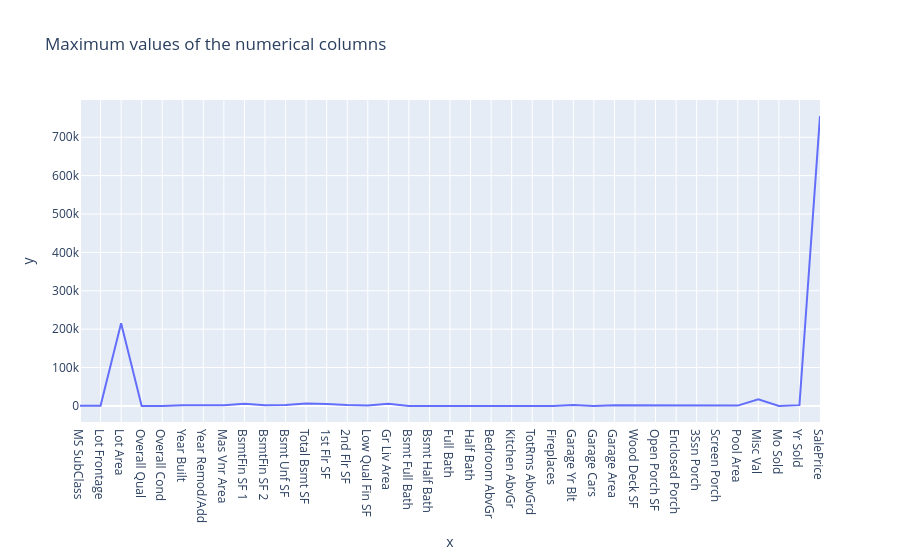

The cell this chart's notebook holds for it:
### Code cell
fig = px.line(x = index, y = num.max(), title="Maximum values of the numerical columns")
fig.update_xaxes(
    tickmode="array",
    tickvals=index,
    ticktext= num.columns)

### Figure 1 — Plotly figure (JSON) as saved in the notebook; plotly's stock layout.template omitted (floating-point values rounded to 4 significant figures)
{"data": [{"hovertemplate": "x=%{x}<br>y=%{y}<extra></extra>", "legendgroup": "", "line": {"color": "#636efa", "dash": "solid"}, "marker": {"symbol": "circle"}, "mode": "lines", "name": "", "orientation": "v", "showlegend": false, "type": "scatter", "x": [0, 1, 2, 3, 4, 5, 6, 7, 8, 9, 10, 11, 12, 13, 14, 15, 16, 17, 18, 19, 20, 21, 22, 23, 24, 25, 26, 27, 28, 29, 30, 31, 32, 33, 34, 35, 36], "xaxis": "x", "y": [190.0, 313.0, 215200.0, 10.0, 9.0, 2010.0, 2010.0, 1600.0, 5644.0, 1526.0, 2336.0, 6110.0, 5095.0, 2065.0, 1064.0, 5642.0, 3.0, 2.0, 4.0, 2.0, 8.0, 3.0, 15.0, 4.0, 2207.0, 5.0, 1488.0, 1424.0, 742.0, 1012.0, 508.0, 576.0, 800.0, 17000.0, 12.0, 2010.0, 755000.0], "yaxis": "y"}], "layout": {"legend": {"tracegroupgap": 0}, "title": {"text": "Maximum values of the numerical columns"}, "xaxis": {"anchor": "y", "domain": [0, 1], "tickmode": "array", "ticktext": ["MS SubClass", "Lot Frontage", "Lot Area", "Overall Qual", "Overall Cond", "Year Built", "Year Remod/Add", "Mas Vnr Area", "BsmtFin SF 1", "BsmtFin SF 2", "Bsmt Unf SF", "Total Bsmt SF", "1st Flr SF", "2nd Flr SF", "Low Qual Fin SF", "Gr Liv Area", "Bsmt Full Bath", "Bsmt Half Bath", "Full Bath", "Half Bath", "Bedroom AbvGr", "Kitchen AbvGr", "TotRms AbvGrd", "Fireplaces", "Garage Yr Blt", "Garage Cars", "Garage Area", "Wood Deck SF", "Open Porch SF", "Enclosed Porch", "3Ssn Porch", "Screen Porch", "Pool Area", "Misc Val", "Mo Sold", "Yr Sold", "SalePrice"], "tickvals": [0, 1, 2, 3, 4, 5, 6, 7, 8, 9, 10, 11, 12, 13, 14, 15, 16, 17, 18, 19, 20, 21, 22, 23, 24, 25, 26, 27, 28, 29, 30, 31, 32, 33, 34, 35, 36], "title": {"text": "x"}}, "yaxis": {"anchor": "x", "domain": [0, 1], "title": {"text": "y"}}}}
